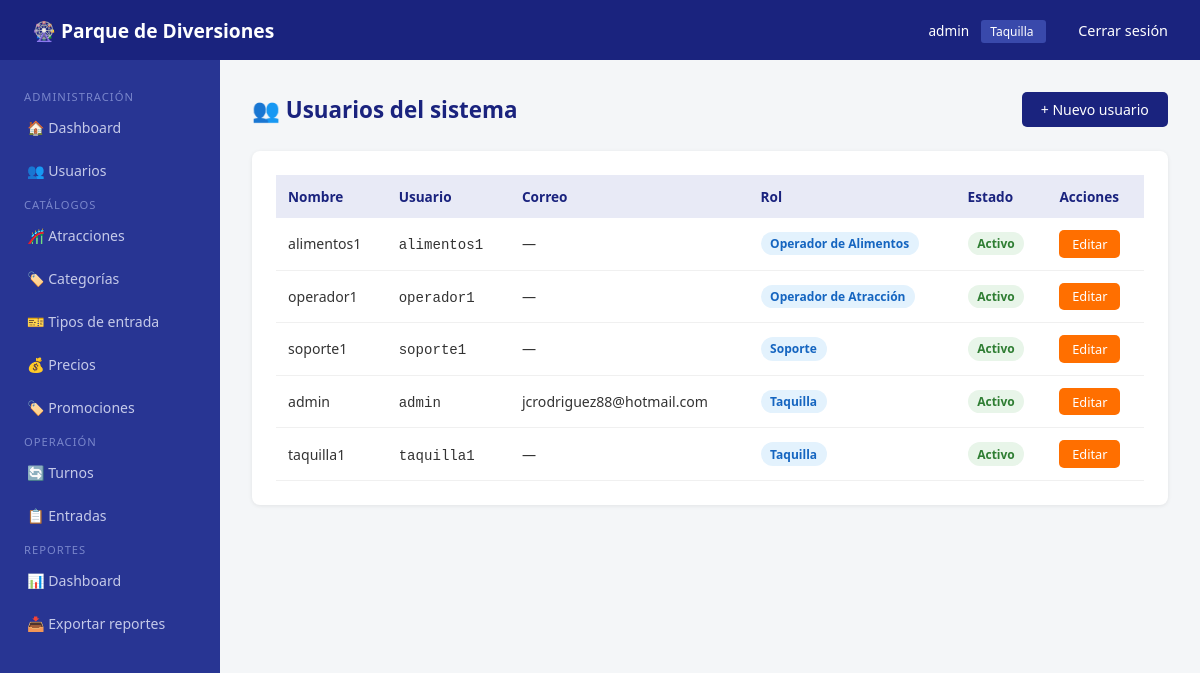
/usuarios/lista/ (signed in), run on the app's committed database.
### usuarios/models.py (models this page shows, shortened)
class UsuarioInterno(AbstractUser):
    rol = models.CharField(max_length=30, choices=ROL_CHOICES, default='taquilla')
    activo = models.BooleanField(default=True)
    fecha_creacion = models.DateTimeField(auto_now_add=True)

### usuarios/views.py (the view)
# urls.py: path('lista/',                  views.lista_usuarios,    name='lista_usuarios'),
@login_requerido
@rol_requerido('administrador')
def lista_usuarios(request):
    usuarios = UsuarioInterno.objects.all().order_by('rol', 'first_name')
    return render(request, 'usuarios/lista_usuarios.html', {'usuarios': usuarios})

### usuarios/decoradores.py (called while the page is built)
def rol_requerido(*roles):
    def decorator(view_func):
        @wraps(view_func)
        def wrapper(request, *args, **kwargs):
            if not request.user.is_authenticated:
                return redirect('usuarios:login')
            if request.user.is_superuser:
                return view_func(request, *args, **kwargs)
            if request.user.rol not in roles:
                messages.error(request, 'No tienes permiso para acceder a esta sección.')
                return redirect('usuarios:dashboard')
            return view_func(request, *args, **kwargs)
        return wrapper
    return decorator

def login_requerido(view_func):
    @wraps(view_func)
    def wrapper(request, *args, **kwargs):
        if not request.user.is_authenticated:
            return redirect('usuarios:login')
        return view_func(request, *args, **kwargs)
    return wrapper

### templates/usuarios/lista_usuarios.html (shortened to what this page needs)
{% extends 'base/base.html' %}
{% block content %}
<div class="page-header">
    <h1>👥 Usuarios del sistema</h1>
    <a href="{% url 'usuarios:crear_usuario' %}" class="btn btn-primary">+ Nuevo usuario</a>
</div>
<div class="card">
    <table>
        <thead>
            <tr>
                <th>Nombre</th>
                <th>Usuario</th>
                <th>Correo</th>
                <th>Rol</th>
                <th>Estado</th>
                <th>Acciones</th>
            </tr>
        </thead>
        <tbody>
            {% for u in usuarios %}
            <tr>
                <td>{{ u.get_full_name|default:u.username }}</td>
                <td><code>{{ u.username }}</code></td>
                <td>{{ u.email|default:"—" }}</td>
                <td><span class="badge badge-info">{{ u.get_rol_display }}</span></td>
                <td>
                    {% if u.activo %}
                        <span class="badge badge-success">Activo</span>
                    {% else %}
                        <span class="badge badge-danger">Inactivo</span>
                    {% endif %}
                </td>
                <td>
                    <a href="{% url 'usuarios:editar_usuario' u.pk %}"
                       class="btn btn-warning"
                       style="padding: 0.3rem 0.8rem; font-size: 0.8rem;">
                        Editar
                    </a>
                </td>
            </tr>
            {% empty %}
            <tr>
                <td colspan="6" style="text-align: center; color: #888; padding: 2rem;">
                    No hay usuarios registrados.
                </td>
            </tr>
            {% endfor %}
        </tbody>
    </table>
</div>
{% endblock %}

### templates/base/base.html (shortened to what this page needs)
<!DOCTYPE html>
<html lang="es">
<head>
</head>
<body>
<nav class="navbar">
    <span class="brand">🎡 Parque de Diversiones</span>
    <div>
        {% if user.is_authenticated %}
            <span style="font-size:0.85rem; margin-right:0.5rem;">
                {{ user.get_full_name|default:user.username }}
            </span>
            <span style="background:#3949ab; padding:0.2rem 0.6rem; border-radius:3px; font-size:0.75rem; margin-right:1rem;">
                {{ user.get_rol_display }}
            </span>
            <a href="{% url 'usuarios:logout' %}">Cerrar sesión</a>
        {% endif %}
    </div>
</nav>
{% if user.is_authenticated %}
<div class="sidebar">
    {% if user.rol == 'administrador' or user.is_superuser %}
        <span class="section-title">Administración</span>
        <a href="{% url 'usuarios:dashboard' %}">🏠 Dashboard</a>
        <a href="{% url 'usuarios:lista_usuarios' %}">👥 Usuarios</a>
        <span class="section-title">Catálogos</span>
        <a href="{% url 'atracciones:lista' %}">🎢 Atracciones</a>
        <a href="{% url 'atracciones:categorias' %}">🏷️ Categorías</a>
        <a href="{% url 'entradas:tipos' %}">🎫 Tipos de entrada</a>
        <a href="{% url 'entradas:precios' %}">💰 Precios</a>
        <a href="{% url 'entradas:promociones' %}">🏷️ Promociones</a>
        <span class="section-title">Operación</span>
        <a href="{% url 'turnos:panel_admin' %}">🔄 Turnos</a>
        <a href="{% url 'entradas:lista_entradas' %}">📋 Entradas</a>
        <span class="section-title">Reportes</span>
        <a href="{% url 'reportes:dashboard' %}">📊 Dashboard</a>
        <a href="{% url 'reportes:dashboard' %}">📥 Exportar reportes</a>
    {% elif user.rol == 'taquilla' %}
        <span class="section-title">Taquilla</span>
        <a href="{% url 'usuarios:dashboard' %}">🏠 Dashboard</a>
        <a href="{% url 'entradas:vender' %}">🎫 Vender entrada</a>
        <a href="{% url 'entradas:validar' %}">✅ Validar entrada</a>
        <a href="{% url 'entradas:lista_entradas' %}">📋 Entradas del día</a>
    {% elif user.rol == 'operador_atraccion' %}
        <span class="section-title">Mi atracción</span>
        <a href="{% url 'usuarios:dashboard' %}">🏠 Dashboard</a>
        <a href="{% url 'turnos:panel_operador' %}">🎡 Panel de turnos</a>
        <a href="{% url 'atracciones:lista' %}">⚙️ Atracciones</a>
    {% elif user.rol == 'operador_alimentos' %}
        <span class="section-title">Alimentos</span>
        <a href="{% url 'usuarios:dashboard' %}">🏠 Dashboard</a>
    {% elif user.rol == 'soporte' %}
        <span class="section-title">Soporte</span>
        <a href="{% url 'usuarios:dashboard' %}">🏠 Dashboard</a>
        <a href="{% url 'usuarios:buscar_visitante' %}">🔍 Buscar visitante</a>
    {% endif %}
</div>
{% endif %}
<div class="main-content {% if not user.is_authenticated %}full{% endif %}">
    {% block content %}{% endblock %}
</div>
</body>
</html>

### templates/base/base.html (style rules this page uses)
* { margin: 0; padding: 0; box-sizing: border-box; }
body { font-family: 'Segoe UI', sans-serif; background: #f4f6f8; color: #333; }
.navbar { background: #1a237e; color: white; padding: 1rem 2rem; display: flex; justify-content: space-between; align-items: center; position: fixed; top: 0; left: 0; right: 0; z-index: 100; height: 60px; }
.navbar .brand { font-size: 1.2rem; font-weight: bold; }
.navbar a { color: white; text-decoration: none; margin-left: 1rem; font-size: 0.9rem; }
.sidebar { width: 220px; background: #283593; min-height: calc(100vh - 60px); position: fixed; top: 60px; left: 0; padding: 1.5rem 0; overflow-y: auto; }
.sidebar a { display: block; color: #c5cae9; text-decoration: none; padding: 0.75rem 1.5rem; font-size: 0.88rem; border-left: 3px solid transparent; transition: all 0.2s; }
.sidebar .section-title { color: #7986cb; font-size: 0.7rem; text-transform: uppercase; padding: 1rem 1.5rem 0.3rem; letter-spacing: 1px; }
.main-content { margin-left: 220px; padding: 2rem; margin-top: 60px; min-height: calc(100vh - 60px); }
.card { background: white; border-radius: 8px; padding: 1.5rem; margin-bottom: 1.5rem; box-shadow: 0 1px 4px rgba(0,0,0,0.08); }
.btn { display: inline-block; padding: 0.5rem 1.2rem; border-radius: 5px; border: none; cursor: pointer; font-size: 0.88rem; text-decoration: none; transition: opacity 0.2s; }
.btn-primary { background: #1a237e; color: white; }
.btn-warning { background: #ff6f00; color: white; }
.badge { display: inline-block; padding: 0.2rem 0.6rem; border-radius: 20px; font-size: 0.75rem; font-weight: bold; }
.badge-success { background: #e8f5e9; color: #2e7d32; }
.badge-info { background: #e3f2fd; color: #1565c0; }
table { width: 100%; border-collapse: collapse; }
th { background: #e8eaf6; color: #1a237e; padding: 0.75rem; text-align: left; font-size: 0.85rem; }
td { padding: 0.75rem; border-bottom: 1px solid #f0f0f0; font-size: 0.88rem; }
.page-header { display: flex; justify-content: space-between; align-items: center; margin-bottom: 1.5rem; }
.page-header h1 { font-size: 1.4rem; color: #1a237e; }

### data on the page
UsuarioInterno: get_full_name "admin", rol "Taquilla", username "admin", email "jcrodriguez88@hotmail.com", activo "Activo"
UsuarioInterno: get_full_name "alimentos1", username "alimentos1", email "—", rol "Operador de Alimentos", activo "Activo"
UsuarioInterno: get_full_name "operador1", username "operador1", email "—", rol "Operador de Atracción", activo "Activo"
UsuarioInterno: get_full_name "soporte1", username "soporte1", email "—", rol "Soporte", activo "Activo"
UsuarioInterno: get_full_name "taquilla1", username "taquilla1", email "—", rol "Taquilla", activo "Activo"
